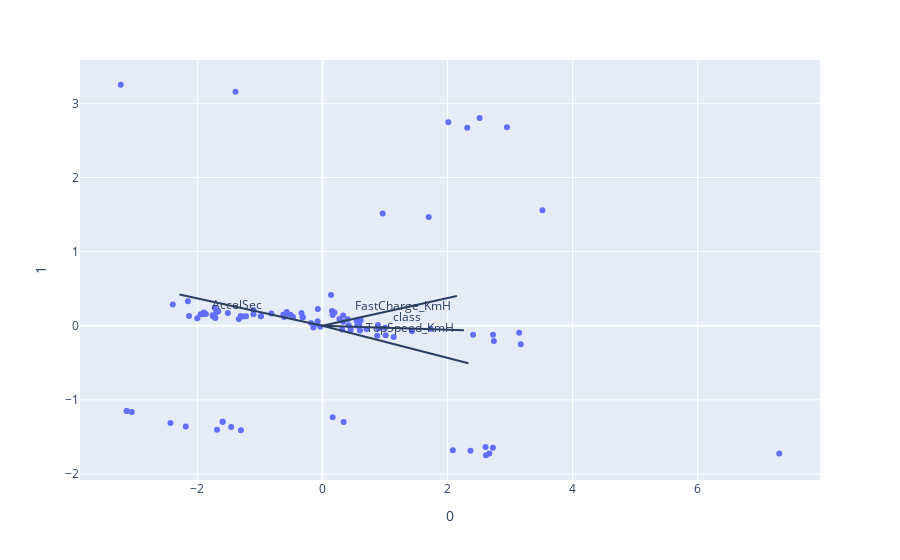

Write notebook code for a chart like this one.
### Markdown cell above
#### c. Visualisation of the PCA loadings  <a id='visualisePCA'></a>

### Code cell
import plotly.express as px
features = columns[:5] #,'CaseNum','lat','lon','pop','statenum'
loadings = pca1.components_.T * np.sqrt(pca1.explained_variance_)
fig = px.scatter(data_reduced_pca[:,:2], x=0, y=1)
for i, feature in enumerate(features):
    fig.add_shape(
        type='line',
        x0=0, y0=0,
        x1=loadings[i, 0]*2.5,
        y1=loadings[i, 1]*4.5
    )
    fig.add_annotation(
        x=loadings[i, 0]*1.5,
        y=loadings[i, 1]*1.5,
        ax=0, ay=0,
        xanchor="center",
        yanchor="bottom",
        text=feature,
    )
fig.show()

### Figure 1 — Plotly figure (JSON) as saved in the notebook; plotly's stock layout.template omitted (floating-point values rounded to 4 significant figures)
{"data": [{"hovertemplate": "0=%{x}<br>1=%{y}<extra></extra>", "legendgroup": "", "marker": {"color": "#636efa", "symbol": "circle"}, "mode": "markers", "name": "", "orientation": "v", "showlegend": false, "type": "scatter", "x": [7.305, 2.741, 3.173, 2.614, 2.668, 2.367, 2.315, 2.013, 2.726, 2.084, 2.409, 3.146, 2.95, 2.608, 2.727, 1.139, 2.512, 0.875, 3.518, 1.01, 1.431, 0.8914, 0.4515, 0.705, 1.002, 0.8888, 0.3149, 1.731, 0.5996, 1.7, 0.589, 0.2709, -0.1453, -0.1815, -0.03489, 0.9637, 0.4203, 0.4038, 0.3321, -0.08412, 0.5561, 0.3302, -0.07604, 0.5458, 0.5662, 0.6111, -0.5768, -0.6267, -0.5113, -0.3358, -1.757, 0.1522, -1.337, 0.1632, -0.4708, 0.1917, -0.07373, 0.3388, -0.8175, -1.667, 0.1633, -0.3148, -0.3148, -1.697, -0.5717, -1.303, -0.6108, -1.949, -1.908, -1.897, -1.101, -1.512, -1.308, -1.267, -2.001, -1.222, -1.103, -1.596, -1.596, -2.133, -0.985, -0.985, -1.46, -1.686, 0.1371, -2.185, -2.431, -1.712, -1.391, -1.746, -1.723, -1.865, -2.151, -2.393, -3.131, -3.049, -3.131, -3.225], "xaxis": "x", "y": [-1.724, -0.2071, -0.25, -1.747, -1.723, -1.687, 2.67, 2.744, -1.646, -1.68, -0.123, -0.09311, 2.677, -1.636, -0.1231, -0.1508, 2.801, -0.1363, 1.558, -0.1271, -0.07605, -0.03695, -0.05403, -0.0426, -0.02701, 0.01038, -0.04952, -0.04079, -0.06447, 1.467, 0.008919, 0.09007, -0.02436, 0.0377, -0.01441, 1.513, 0.006141, 0.08697, 0.05436, 0.02266, 0.0004031, 0.1382, 0.05885, 0.06701, 0.06326, 0.07386, 0.1477, 0.149, 0.147, 0.1713, 0.1426, 0.199, 0.08944, 0.1451, 0.1179, 0.1775, 0.2263, -1.298, 0.1666, 0.1955, -1.235, 0.1159, 0.1159, 0.1792, 0.1858, -1.409, 0.1177, 0.1551, 0.1596, 0.1798, 0.2098, 0.1701, 0.1326, 0.1252, 0.1006, 0.1282, 0.1554, -1.294, -1.294, 0.132, 0.1263, 0.1263, -1.365, -1.402, 0.415, -1.358, -1.313, 0.1057, 3.155, 0.1253, 0.2436, 0.1584, 0.3316, 0.2865, -1.149, -1.164, -1.149, 3.251], "yaxis": "y"}], "layout": {"annotations": [{"ax": 0, "ay": 0, "text": "TopSpeed_KmH", "x": 1.401, "xanchor": "center", "y": -0.1686, "yanchor": "bottom"}, {"ax": 0, "ay": 0, "text": "AccelSec", "x": -1.371, "xanchor": "center", "y": 0.14, "yanchor": "bottom"}, {"ax": 0, "ay": 0, "text": "FastCharge_KmH", "x": 1.29, "xanchor": "center", "y": 0.1336, "yanchor": "bottom"}, {"ax": 0, "ay": 0, "text": "class", "x": 1.357, "xanchor": "center", "y": -0.02017, "yanchor": "bottom"}], "legend": {"tracegroupgap": 0}, "margin": {"t": 60}, "shapes": [{"type": "line", "x0": 0, "x1": 2.334, "y0": 0, "y1": -0.5057}, {"type": "line", "x0": 0, "x1": -2.285, "y0": 0, "y1": 0.4201}, {"type": "line", "x0": 0, "x1": 2.149, "y0": 0, "y1": 0.4009}, {"type": "line", "x0": 0, "x1": 2.262, "y0": 0, "y1": -0.06051}], "xaxis": {"anchor": "y", "domain": [0, 1], "title": {"text": "0"}}, "yaxis": {"anchor": "x", "domain": [0, 1], "title": {"text": "1"}}}}
